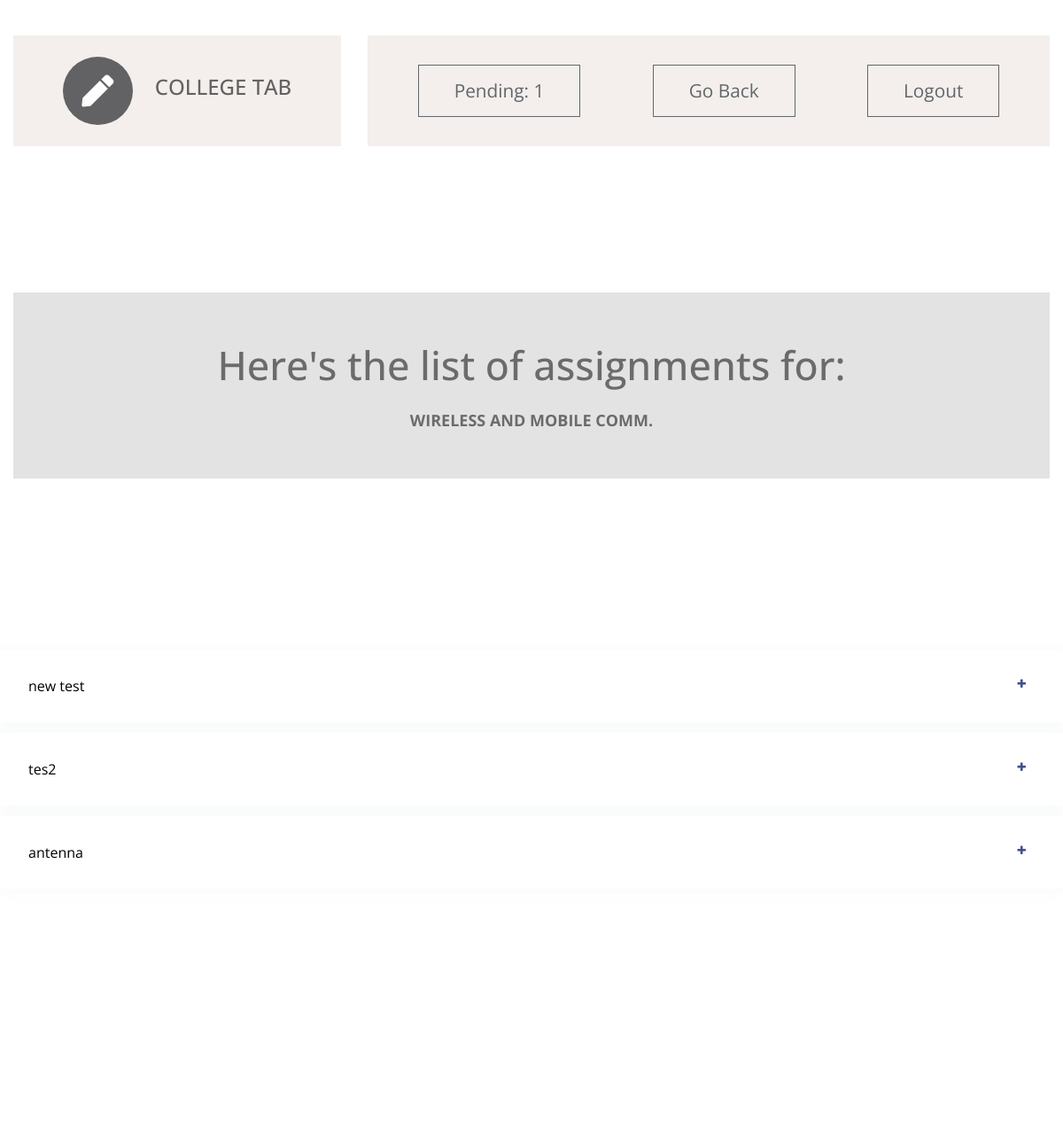
The app's page /s_dashboard/s_sub_assign/0103IT181055/IT-602 (signed in), older data.
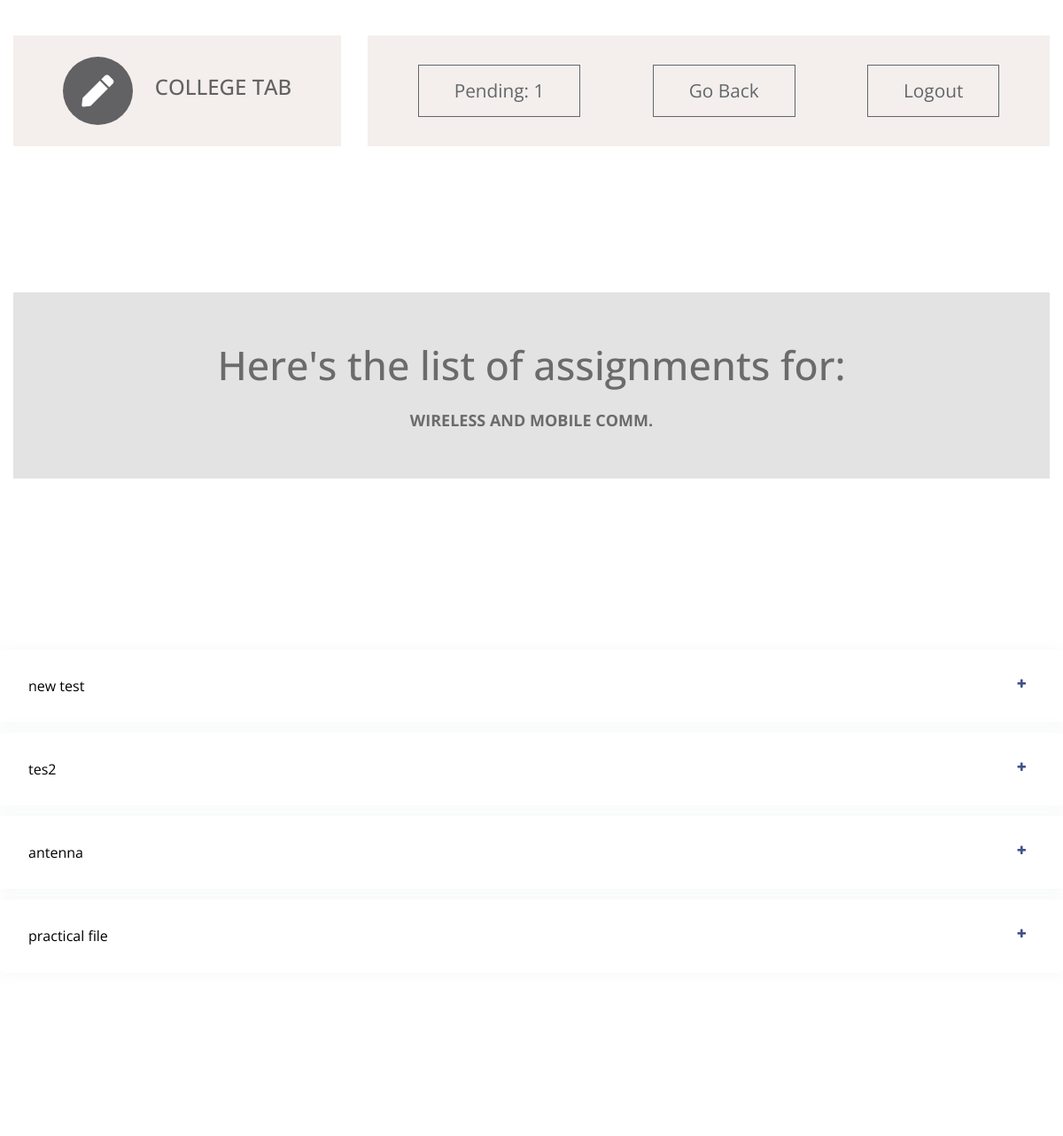
The same page, newer data.
### ctapp/models.py (models this page shows, shortened)
class assignment(models.Model):
    c_id  = models.ForeignKey(Class,on_delete=models.CASCADE)   #class id
    s_id = models.ForeignKey(subject,on_delete=models.CASCADE)  #subject id
    t_id = models.ForeignKey(teacher,on_delete=models.CASCADE)  #teacher id
    topic = models.CharField(max_length=50)
    last_date = models.DateField()
    assignfile = models.FileField(upload_to=get_directory_for_assignment_details,default="p.pdf")

### ctapp/views.py (the view)
# urls.py: path('s_sub_assign/<str:id>/<str:sub_id>', views.student_subject_assign, name='s_subject_assignment_list'),
@login_required(login_url='s_login/')
def student_subject_assign(request,id,sub_id):           # to list assignements given subject and class
    template = loader.get_template('student_dashboard_subject_assignments.html')
    current_student = student.objects.get(enrollment_number=id)
    current_subject = subject.objects.get(subject_code=sub_id)
    assignment = get_assignments(current_student,current_subject)
    if assignment:
         context = {'student':current_student,'assignment_list':assignment,'subject':current_subject,'error':''}
    else:
        error="No teacher is assigned for this subject yet."
        context={'error':error,'student':current_student,'subject':current_subject}
    return HttpResponse(template.render(context, request))

### ctapp/views.py (called while the page is built)
def get_assignments(student,subject):
    sem = student.sem
    sec = student.sec
    try:
        curr_class = Class.objects.filter(sem=sem).get(sec=sec)
        curr_teacher = teacher_assign.objects.filter(c_id=curr_class).get(s_id=subject)
        return assignment.objects.filter(c_id=curr_class).filter(s_id=subject)
    except assignment.DoesNotExist:
        return 'No assignments'.list()
    except teacher_assign.DoesNotExist:
        return False

### ctapp/templates/student_dashboard_subject_assignments.html (shortened to what this page needs)
<!DOCTYPE html>
<html lang="en">
{% load static %}
  <head>
    <link rel="stylesheet" href="{% static 'css/all.min.css' %}" />
    <link rel="stylesheet" href="{% static 'css/bootstrap.min.css' %}" />
    <link rel="stylesheet" href="{% static 'css/templatemo-style.css' %}" />
    <link rel="stylesheet" href='https://cdnjs.cloudflare.com/ajax/libs/font-awesome/4.0.3/css/font-awesome.css' />
  </head>
  <body id="assignmentPage">
    <div class="parallax-window" data-parallax="scroll" data-image-src="{% static 'img/std_assignments.jpg' %}">
      <div class="container-fluid">
        <div class="row tm-brand-row">
          <div class="col-lg-4 col-11">
            <div class="tm-brand-container tm-bg-white-transparent">
              <i class="fas fa-2x fa-pen tm-brand-icon"></i>
              <div class="tm-brand-texts">
                <h1 class="text-uppercase tm-brand-name">College Tab</h1>
              </div>
            </div>
          </div>
          <div class="col-lg-8 col-1">
            <div class="tm-nav">
              <nav
                class="navbar navbar-expand-lg navbar-light tm-bg-white-transparent tm-navbar">
                <div class="collapse navbar-collapse" id="navbarNav">
                  <ul class="navbar-nav">
                    <li class="nav-item">
                      <a href="#assignments" class="btn btn-outline-dark">Pending: 1</a>
                    </li>
                    <li class="nav-item">
                      <a href="{% url 'student:s_db' student.enrollment_number %}" class="btn btn-outline-dark">Go Back</a>
                    </li>
                    <li class="nav-item">
                      <a class="btn btn-outline-dark" href="{% url 's_logout' %}">Logout</a>
                    </li>
                  </ul>
                </div>
              </nav>
            </div>
          </div>
        </div>
        <section class="row" id="tmServices">
            <div class="col-12">
               <div class="parallax-window tm-services-parallax-header tm-testimonials-parallax-header"
                    data-parallax="scroll"
                    data-z-index="101"
                    data-image-src="{% static 'img/colors.jpg' %}">
                    <div class="text-center tm-services-header tm-testimonials-header" style="background-color:#E3E3E3";>
                       <h2 class="tm-services-page-title tm-testimonials-page-title">Here's the list of assignments for:</h2>
                       <p class="tm-services-description mb-0">
                           <b>{{subject.name}}  </b>
                       </p>
                   </div>
               </div>
            </div>
            <div class="page-content page-container" id="page-content">
                                  <h4 class="card-title" style="color:white;">Assignments:</h4>
                                  <div class="mt-4">
                                      <div class="accordion" id="accordion" role="tablist">
                                        {% for a in assignment_list %}
                                          <div class="card">
                                              <div class="card-header" role="tab" id="heading-1">
                                                <h6 class="mb-0"><a data-toggle="collapse" href="#open{{a.id}}" aria-expanded="false" aria-controls="collapse-1" data-abc="true" class="collapsed">{{a.topic}}</a></h6>
                                              </div>
                                          </div>
                                          {% endfor %}
                                      </div>
                                  </div>
          </div>
         <footer class="row">
            <p class="col-12 text-white text-center tm-copyright-text">
            </p>
          </footer>
        </div>
      </div>
    </body>
  </html>

Row changes from the older to the newer data that the page shows:
added assignment: topic "practical file"
